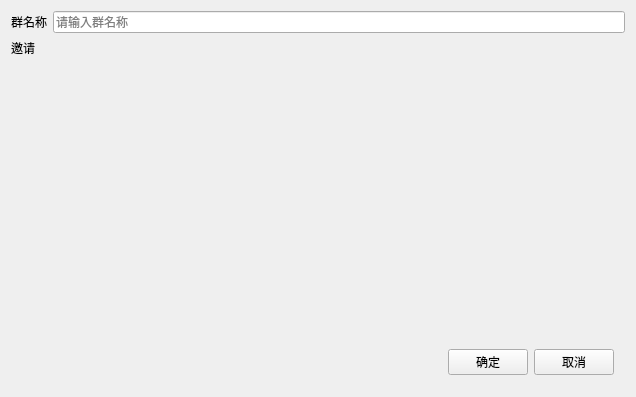
<?xml version="1.0" encoding="UTF-8"?>
<ui version="4.0">
 <class>DlgNewGroup</class>
 <widget class="QWidget" name="DlgNewGroup">
  <property name="geometry">
   <rect>
    <x>0</x>
    <y>0</y>
    <width>636</width>
    <height>397</height>
   </rect>
  </property>
  <property name="windowTitle">
   <string>新建群聊</string>
  </property>
  <layout class="QGridLayout" name="gridLayout">
   <item row="0" column="1">
    <widget class="QLineEdit" name="editGroupName">
     <property name="maxLength">
      <number>64</number>
     </property>
     <property name="placeholderText">
      <string>请输入群名称</string>
     </property>
    </widget>
   </item>
   <item row="0" column="0">
    <widget class="QLabel" name="label">
     <property name="text">
      <string>群名称</string>
     </property>
     <property name="alignment">
      <set>Qt::AlignLeading|Qt::AlignLeft|Qt::AlignVCenter</set>
     </property>
    </widget>
   </item>
   <item row="3" column="1">
    <widget class="QWidget" name="opWidget" native="true">
     <property name="sizePolicy">
      <sizepolicy hsizetype="Preferred" vsizetype="Fixed">
       <horstretch>0</horstretch>
       <verstretch>0</verstretch>
      </sizepolicy>
     </property>
     <layout class="QHBoxLayout" name="horizontalLayout">
      <item>
       <spacer name="horizontalSpacer">
        <property name="orientation">
         <enum>Qt::Horizontal</enum>
        </property>
        <property name="sizeHint" stdset="0">
         <size>
          <width>393</width>
          <height>20</height>
         </size>
        </property>
       </spacer>
      </item>
      <item>
       <widget class="QPushButton" name="btnOk">
        <property name="text">
         <string>确定</string>
        </property>
       </widget>
      </item>
      <item>
       <widget class="QPushButton" name="btnCancel">
        <property name="text">
         <string>取消</string>
        </property>
       </widget>
      </item>
     </layout>
    </widget>
   </item>
   <item row="1" column="0">
    <widget class="QLabel" name="label_2">
     <property name="text">
      <string>邀请</string>
     </property>
     <property name="alignment">
      <set>Qt::AlignLeading|Qt::AlignLeft|Qt::AlignTop</set>
     </property>
    </widget>
   </item>
   <item row="2" column="0">
    <spacer name="verticalSpacer">
     <property name="orientation">
      <enum>Qt::Vertical</enum>
     </property>
     <property name="sizeHint" stdset="0">
      <size>
       <width>20</width>
       <height>40</height>
      </size>
     </property>
    </spacer>
   </item>
   <item row="1" column="1" rowspan="2">
    <widget class="SelectMembersWidget" name="selectWidget" native="true"/>
   </item>
  </layout>
 </widget>
 <layoutdefault spacing="6" margin="11"/>
 <customwidgets>
  <customwidget>
   <class>SelectMembersWidget</class>
   <extends>QWidget</extends>
   <header>SelectMembersWidget.h</header>
   <container>1</container>
  </customwidget>
 </customwidgets>
 <resources/>
 <connections/>
</ui>
